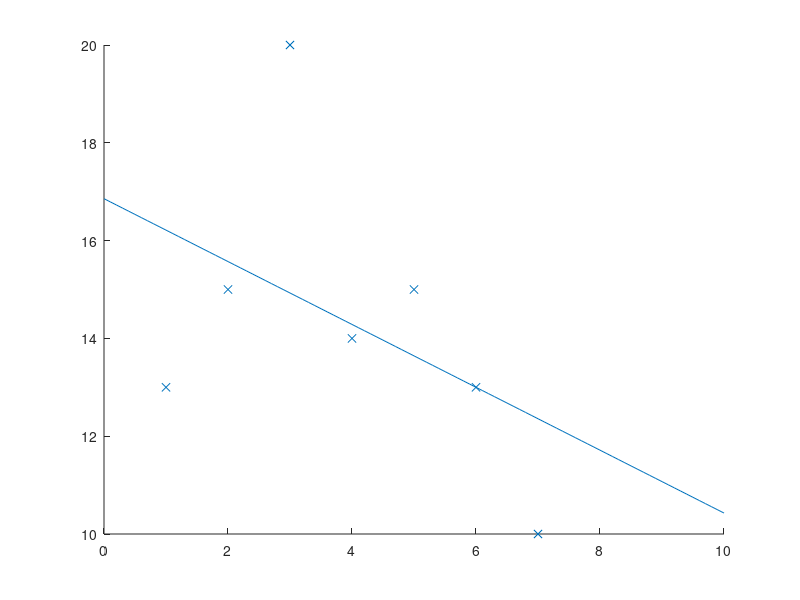

This chart was generated by the following MATLAB code:
a = @(x, f, m) ((m) * sum(x .* f) - sum(x) * sum(f)) / ((m) * sum(x .^ 2) - sum(x) ^ 2);
b = @(x, f, m) (sum(x .^ 2) * sum(f) - sum(x .* f) * sum(x)) / (m * sum(x .^ 2) - sum(x) ^ 2); 

x = [1 2 3 4 5 6 7];
f = [13 15 20 14  15 13 10];
n = length(x);

A = a(x, f, n)
B = b(x, f, n)

AB = polyfit(x, f, 1)

F = @(xx) A * xx + B; 

X = [0 : 0.1 : 10];

F(8)

clf;
hold on;

scatter(x, f, "x");
plot(X, F(X));

hold off;
